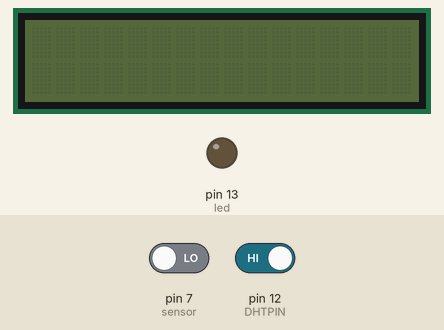
Recording of a sketch running on a simulated Arduino Uno, built with avr-gcc and run on an emulated ATmega328P. Shown: 16×2 character LCD, output pins drawn as LEDs (lit = HIGH). Wiring (inferred from the names in the program): DS3231 clock at I2C address 0x68. Inputs (shaded band) come from the test bench; at power-on: pin 7 (sensor) LOW, pin 12 (DHTPIN) HIGH. The local clock reads 2024-03-15 10:24:30 at power-on unless the sketch sets it; what the sketch prints to the serial monitor is not drawn.

Above: at 1.8 s.
1.9 s: pin 7 (sensor) driven HIGH
At 3.6 s:
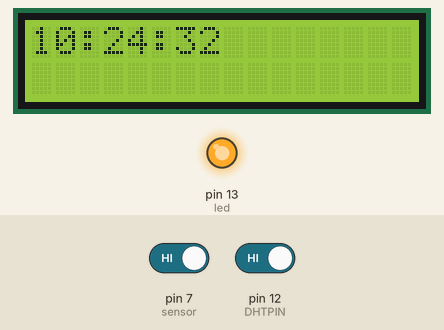
5.1 s: pin 7 (sensor) driven LOW
At 7.0 s:
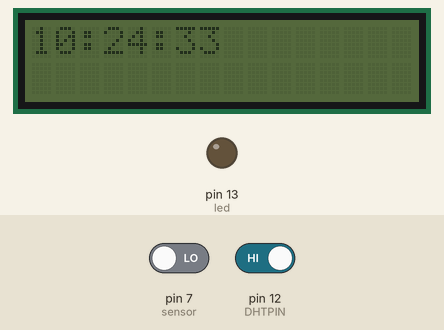
7.4 s: pin 7 (sensor) driven HIGH and pin 12 (DHTPIN) driven LOW
At 11.7 s:
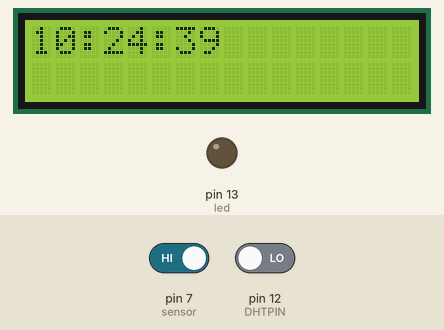
Timing chart, 0 to 16.6 s (numbered marks = the images above; inputs shaded):
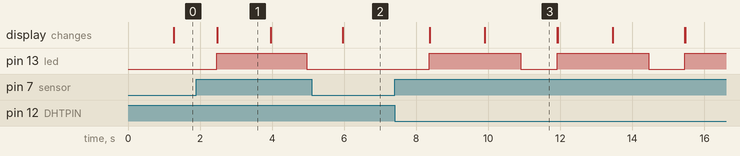

Measured:
- after the input at 1.9 s, pin 13 (led): LOW → HIGH after 0.57 s, → LOW 2.5 s later; the display: changes after 0.58 s (image 1)
- after the input at 5.1 s, pin 13 (led): stays LOW (without the input it goes to HIGH after 0.87 s)
- after the input at 7.4 s, pin 13 (led): alternates HIGH for 2.5 s and LOW for 1.0 s, starting after 0.97 s; the display: first changes after 0.98 s (image 3 shows a later state)
- what the display in image 1 shows lasts 1.5 s, from 2.5 s to 4.0 s
- what the display in image 3 shows lasts 2.0 s, from 9.9 s to 11.9 s

The sketch:

lcd_time_temp_humidity_pir.ino
```cpp
#include "Wire.h"
int led = 13;                // the pin that the LED is atteched to(13 builtin sensor)
int sensor = 7;              // the pin that the sensor is atteched to
int state = LOW;             // by default, no motion detected
int val = 0;                 // variable to store the sensor status (value)

#include <LiquidCrystal_I2C.h>
LiquidCrystal_I2C lcd(0x3F, 2, 1, 0, 4, 5, 6, 7, 3, POSITIVE);
#define DS3231_I2C_ADDRESS 0x68
#include "DHT.h"
#define DHTPIN 12     // what digital pin we're connected to

// Uncomment whatever type you're using!
#define DHTTYPE DHT11   // DHT 11
DHT dht(DHTPIN, DHTTYPE);
// Convert normal decimal numbers to binary coded decimal
byte decToBcd(byte val)
{
  return( (val/10*16) + (val%10) );
}

// Convert binary coded decimal to normal decimal numbers
byte bcdToDec(byte val)
{
  return( (val/16*10) + (val%16) );
}

void setup()
{
  Wire.begin();
  Serial.begin(9600);
   lcd.begin(16,2);
   lcd.setBacklightPin(3,POSITIVE);
   lcd.setBacklight(HIGH);
   dht.begin();

   pinMode(led, OUTPUT);      // initalize LED as an output
  pinMode(sensor, INPUT);    // initialize sensor as an input
  Serial.begin(9600);        // initialize serial
  //pinMode(speakerPin,OUTPUT); // initialize buzzer
  // set the initial time here:
  // DS3231 seconds, minutes, hours, day, date, month, year
  //setDS3231time(30,13,22,1,23,10,16);
}

//void setDS3231time(byte second, byte minute, byte hour, byte dayOfWeek, byte
//dayOfMonth, byte month, byte year)
//{
  // sets time and date data to DS3231
  //Wire.beginTransmission(DS3231_I2C_ADDRESS);
  //Wire.write(0); // set next input to start at the seconds register
  //Wire.write(decToBcd(second)); // set seconds
  //Wire.write(decToBcd(minute)); // set minutes
  //Wire.write(decToBcd(hour)); // set hours
  //Wire.write(decToBcd(dayOfWeek)); // set day of week (1=Sunday, 7=Saturday)
  //Wire.write(decToBcd(dayOfMonth)); // set date (1 to 31)
  //Wire.write(decToBcd(month)); // set month
  //Wire.write(decToBcd(year)); // set year (0 to 99)
  //Wire.endTransmission();
//}

void readDS3231time(byte *second,
byte *minute,
byte *hour,
byte *dayOfWeek,
byte *dayOfMonth,
byte *month,
byte *year)
{
  Wire.beginTransmission(DS3231_I2C_ADDRESS);
  Wire.write(0); // set DS3231 register pointer to 00h
  Wire.endTransmission();
  Wire.requestFrom(DS3231_I2C_ADDRESS, 7);
  // request seven bytes of data from DS3231 starting from register 00h
  *second = bcdToDec(Wire.read() & 0x7f);
  *minute = bcdToDec(Wire.read());
  *hour = bcdToDec(Wire.read() & 0x3f);
  *dayOfWeek = bcdToDec(Wire.read());
  *dayOfMonth = bcdToDec(Wire.read());
  *month = bcdToDec(Wire.read());
  *year = bcdToDec(Wire.read());
}

void displayTime()
{
  byte second, minute, hour, dayOfWeek, dayOfMonth, month, year;
  // retrieve data from DS3231
  readDS3231time(&second, &minute, &hour, &dayOfWeek, &dayOfMonth, &month,
  &year);
  // send it to the serial monitor
  lcd.clear();
  lcd.print(hour);
  Serial.print(hour, DEC);
  // convert the byte variable to a decimal number when displayed
  Serial.print(":");
  lcd.print(":");
  if (minute<10)
  {
    Serial.print("0");
    lcd.print("0");
  }
  lcd.print(minute);
  Serial.print(minute, DEC);
  Serial.print(":");
  lcd.print(":");
  if (second<10)
  {
    Serial.print("0");
    lcd.print("0");
  }
  lcd.print(second);
  Serial.print(second, DEC);
  Serial.print(" ");
  lcd.print(" ");
  float h = dht.readHumidity();
  // Read temperature as Celsius (the default)
  float t = dht.readTemperature();
  // Read temperature as Fahrenheit (isFahrenheit = true)
  float f = dht.readTemperature(true);

  // Check if any reads failed and exit early (to try again).
  if (isnan(h) || isnan(t) || isnan(f)) {
    Serial.println("Failed to read from DHT sensor!");
    return;
  }

  // Compute heat index in Fahrenheit (the default)
  //float hif = dht.computeHeatIndex(f, h);
  // Compute heat index in Celsius (isFahreheit = false)
  //float hic = dht.computeHeatIndex(t, h, false);

  Serial.print("Humidity: ");
  lcd.print(h,0);
  Serial.print(h);
  lcd.print("%");
  Serial.print(" %\t");
  lcd.print(" ");
  Serial.print("Temperature: ");
  Serial.print(t);

  lcd.print(t,0);
  lcd.print("C");

  Serial.print(" *C ");
  Serial.print(f);
  Serial.print(" *F\t");
  Serial.print("Heat index: ");
//  Serial.print(hic);
  //Serial.print(" *C ");
  //Serial.print(hif);
  //Serial.println(" *F");

  Serial.print(dayOfMonth, DEC);
  lcd.setCursor(0,1);
  lcd.print(dayOfMonth);
  Serial.print("/");
  lcd.print("/");
  lcd.print(month);
  Serial.print(month, DEC);
  Serial.print("/");
  lcd.print("/");
  Serial.print(year, DEC);
  lcd.print(year);
  Serial.print(" Day of week: ");
  lcd.print(" ");
  switch(dayOfWeek){
  case 1:
    Serial.println("Sunday");
    lcd.print("Sunday");
    break;
  case 2:
    Serial.println("Monday");
    lcd.print("Monday");
    break;
  case 3:
    Serial.println("Tuesday");
    lcd.print("Tuesday");
    break;
  case 4:
    Serial.println("Wednesday");
    lcd.print("Wednesday");
    break;
  case 5:
    Serial.println("Thursday");
     lcd.print("Thursday");
    break;
  case 6:
    Serial.println("Friday");
    lcd.print("Friday");
    break;
  case 7:
    lcd.print("Saturday");
    Serial.println("Saturday");
    break;
  }
}

void loop()
{
  val = digitalRead(sensor);   // read sensor value
  if (val == HIGH) {           // check if the sensor is HIGH
    digitalWrite(led, HIGH);   // turn LED ON
    lcd.setBacklight(HIGH);
  displayTime(); // display the real-time clock data on the Serial Monitor,
  delay(1000); // every second
}
if (state == LOW) {
      Serial.println("Motion detected!");
              state = HIGH;       // update variable state to HIGH
       //displayTime(); // display the real-time clock data on the Serial Monitor,
  delay(200); // every second
    }
      else {
      digitalWrite(led, LOW); // turn LED OFF
      delay(1000);             // delay 200 milliseconds

      if (state == HIGH){
        Serial.println("Motion stopped!");
        //lcd.clear();
        lcd.setBacklight(LOW); //
        state = LOW;       // update variable state to LOW

    }
  }
}
```
